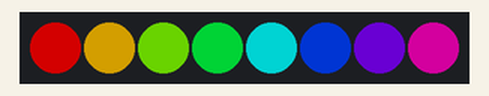
Recording of a program running on a simulated BBC micro:bit (MakeCode). Parts: 8 RGB LEDs in strip order, left to right. Dim RGB values are drawn brighter than linear.

Above: at 0.3 s.
At 1.08 s:
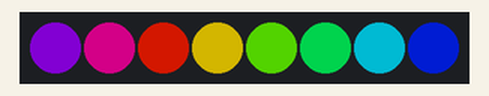
Timing chart, 0 to 22.0 s (numbered marks = the images above):
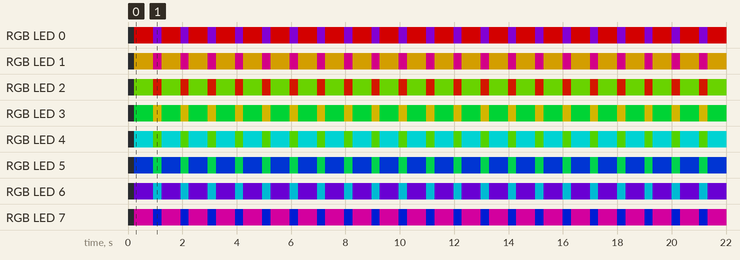

The program:

main.ts
```typescript
let strip = neopixel.create(DigitalPin.P0, 8, NeoPixelMode.RGB)
basic.forever(function () {
    for (let i = 0; i <= 360; i++) {
        for (let j = 0; j <= 7; j++) {
            strip.setPixelColor(j, neopixel.hsl(i + j * 45, 100, 50))
        }
        strip.show()
    }
})
```

test.ts
```typescript
// здесь помещаются тесты; они не будут скомпилированы, пока пакет используется в качестве расширения.
```

Measured:
- by itself, RGB LED 0: alternates RGB(127, 0, 0) for 0.70 s and RGB(78, 0, 127) for 0.30 s
- by itself, RGB LED 1: alternates RGB(127, 95, 0) for 0.70 s and RGB(127, 0, 81) for 0.30 s
- by itself, RGB LED 2: alternates RGB(127, 14, 0) for 0.30 s and RGB(63, 127, 0) for 0.70 s
- by itself, RGB LED 3: alternates RGB(127, 109, 0) for 0.30 s and RGB(0, 127, 32) for 0.70 s
- by itself, RGB LED 4: alternates RGB(49, 127, 0) for 0.30 s and RGB(0, 127, 127) for 0.70 s
- by itself, RGB LED 5: alternates RGB(0, 127, 46) for 0.30 s and RGB(0, 32, 127) for 0.70 s
- by itself, RGB LED 6: alternates RGB(63, 0, 127) for 0.70 s and RGB(0, 112, 127) for 0.30 s
- by itself, RGB LED 7: alternates RGB(127, 0, 95) for 0.70 s and RGB(0, 17, 127) for 0.30 s
